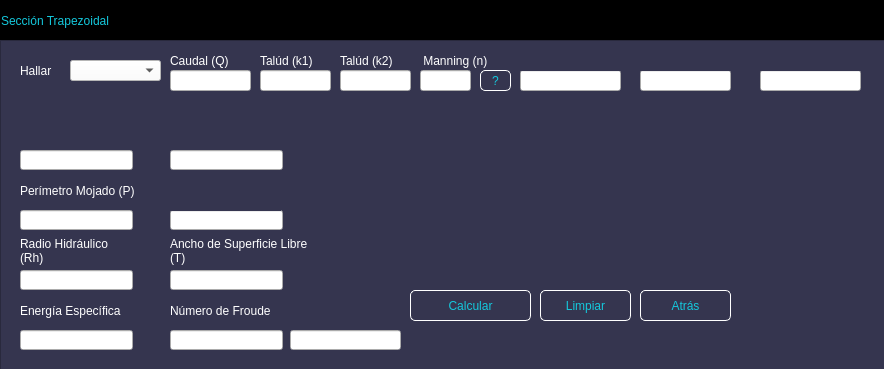
<?xml version="1.0" encoding="UTF-8"?>
<ui version="4.0">
 <class>MainWindow</class>
 <widget class="QMainWindow" name="MainWindow">
  <property name="geometry">
   <rect>
    <x>0</x>
    <y>0</y>
    <width>884</width>
    <height>369</height>
   </rect>
  </property>
  <property name="windowTitle">
   <string>MainWindow</string>
  </property>
  <widget class="QWidget" name="centralwidget">
   <layout class="QVBoxLayout" name="verticalLayout">
    <property name="spacing">
     <number>0</number>
    </property>
    <property name="leftMargin">
     <number>0</number>
    </property>
    <property name="topMargin">
     <number>0</number>
    </property>
    <property name="rightMargin">
     <number>0</number>
    </property>
    <property name="bottomMargin">
     <number>0</number>
    </property>
    <item>
     <widget class="QFrame" name="frame">
      <property name="frameShape">
       <enum>QFrame::StyledPanel</enum>
      </property>
      <property name="frameShadow">
       <enum>QFrame::Raised</enum>
      </property>
      <widget class="QFrame" name="frame_superior">
       <property name="geometry">
        <rect>
         <x>0</x>
         <y>0</y>
         <width>891</width>
         <height>42</height>
        </rect>
       </property>
       <property name="styleSheet">
        <string notr="true">QFrame{
background-color:rgb(0, 0, 0);
}

QPushButton{
background-color: #000000ff;
border-radius:20px;
}

QPushButton:hover{
background-color:rgb(53, 53, 79);
border-radius:20px;
}</string>
       </property>
       <property name="frameShape">
        <enum>QFrame::StyledPanel</enum>
       </property>
       <property name="frameShadow">
        <enum>QFrame::Raised</enum>
       </property>
       <layout class="QHBoxLayout" name="horizontalLayout">
        <property name="spacing">
         <number>0</number>
        </property>
        <property name="leftMargin">
         <number>0</number>
        </property>
        <property name="topMargin">
         <number>0</number>
        </property>
        <property name="rightMargin">
         <number>0</number>
        </property>
        <property name="bottomMargin">
         <number>0</number>
        </property>
        <item>
         <widget class="QLabel" name="label">
          <property name="styleSheet">
           <string notr="true">font:87 12pt&quot;Arial Black&quot;;
color:rgb(20,200,220);</string>
          </property>
          <property name="text">
           <string>Sección Trapezoidal</string>
          </property>
         </widget>
        </item>
        <item>
         <spacer name="horizontalSpacer">
          <property name="orientation">
           <enum>Qt::Horizontal</enum>
          </property>
          <property name="sizeHint" stdset="0">
           <size>
            <width>368</width>
            <height>20</height>
           </size>
          </property>
         </spacer>
        </item>
        <item>
         <widget class="QPushButton" name="bt_minimizar">
          <property name="minimumSize">
           <size>
            <width>40</width>
            <height>40</height>
           </size>
          </property>
          <property name="text">
           <string/>
          </property>
          <property name="icon">
           <iconset>
            <normaloff>Imágenes/minimizar.png</normaloff>Imágenes/minimizar.png</iconset>
          </property>
          <property name="iconSize">
           <size>
            <width>30</width>
            <height>30</height>
           </size>
          </property>
         </widget>
        </item>
        <item>
         <widget class="QPushButton" name="bt_cerrar">
          <property name="minimumSize">
           <size>
            <width>40</width>
            <height>40</height>
           </size>
          </property>
          <property name="text">
           <string/>
          </property>
          <property name="icon">
           <iconset>
            <normaloff>Imágenes/cerrar2.png</normaloff>Imágenes/cerrar2.png</iconset>
          </property>
          <property name="iconSize">
           <size>
            <width>30</width>
            <height>30</height>
           </size>
          </property>
         </widget>
        </item>
       </layout>
      </widget>
      <widget class="QFrame" name="frame_2">
       <property name="geometry">
        <rect>
         <x>0</x>
         <y>40</y>
         <width>891</width>
         <height>361</height>
        </rect>
       </property>
       <property name="styleSheet">
        <string notr="true">QFrame{
background-color:rgb(53,53,79);
}

QPushButton{
font:87 12pt&quot;Arial Black&quot;;
background-color:#000000ff;
color:rgb(20,200,220);
border-radius:5px;
border:1px solid white;
}


QPushButton:hover{
background-color:black;
}</string>
       </property>
       <property name="frameShape">
        <enum>QFrame::StyledPanel</enum>
       </property>
       <property name="frameShadow">
        <enum>QFrame::Raised</enum>
       </property>
       <widget class="QLineEdit" name="Variable">
        <property name="geometry">
         <rect>
          <x>520</x>
          <y>30</y>
          <width>101</width>
          <height>21</height>
         </rect>
        </property>
       </widget>
       <widget class="QLabel" name="label_3">
        <property name="geometry">
         <rect>
          <x>260</x>
          <y>10</y>
          <width>71</width>
          <height>21</height>
         </rect>
        </property>
        <property name="styleSheet">
         <string notr="true">font:87 10pt&quot;Arial Black&quot;;
color:rgb(255,255,255);</string>
        </property>
        <property name="text">
         <string>Talúd (k1)</string>
        </property>
       </widget>
       <widget class="QLabel" name="label_4">
        <property name="geometry">
         <rect>
          <x>340</x>
          <y>10</y>
          <width>71</width>
          <height>21</height>
         </rect>
        </property>
        <property name="styleSheet">
         <string notr="true">font:87 10pt&quot;Arial Black&quot;;
color:rgb(255,255,255);</string>
        </property>
        <property name="text">
         <string>Talúd (k2)</string>
        </property>
       </widget>
       <widget class="QLineEdit" name="Taludk1">
        <property name="geometry">
         <rect>
          <x>260</x>
          <y>30</y>
          <width>71</width>
          <height>21</height>
         </rect>
        </property>
       </widget>
       <widget class="QLineEdit" name="Taludk2">
        <property name="geometry">
         <rect>
          <x>340</x>
          <y>30</y>
          <width>71</width>
          <height>21</height>
         </rect>
        </property>
       </widget>
       <widget class="QLineEdit" name="Variable2">
        <property name="geometry">
         <rect>
          <x>640</x>
          <y>30</y>
          <width>91</width>
          <height>21</height>
         </rect>
        </property>
       </widget>
       <widget class="QLabel" name="label_6">
        <property name="geometry">
         <rect>
          <x>20</x>
          <y>130</y>
          <width>121</width>
          <height>41</height>
         </rect>
        </property>
        <property name="styleSheet">
         <string notr="true">font:87 10pt&quot;Arial Black&quot;;
color:rgb(255,255,255);</string>
        </property>
        <property name="text">
         <string>Perímetro Mojado (P)</string>
        </property>
        <property name="wordWrap">
         <bool>true</bool>
        </property>
       </widget>
       <widget class="QLabel" name="label_8">
        <property name="geometry">
         <rect>
          <x>170</x>
          <y>190</y>
          <width>141</width>
          <height>41</height>
         </rect>
        </property>
        <property name="styleSheet">
         <string notr="true">font:87 10pt&quot;Arial Black&quot;;
color:rgb(255,255,255);</string>
        </property>
        <property name="text">
         <string>Ancho de Superficie Libre (T)</string>
        </property>
        <property name="wordWrap">
         <bool>true</bool>
        </property>
       </widget>
       <widget class="QLabel" name="label_9">
        <property name="geometry">
         <rect>
          <x>20</x>
          <y>190</y>
          <width>111</width>
          <height>41</height>
         </rect>
        </property>
        <property name="styleSheet">
         <string notr="true">font:87 10pt&quot;Arial Black&quot;;
color:rgb(255,255,255);</string>
        </property>
        <property name="text">
         <string>Radio Hidráulico (Rh)</string>
        </property>
        <property name="wordWrap">
         <bool>true</bool>
        </property>
       </widget>
       <widget class="QLineEdit" name="Perimetro">
        <property name="geometry">
         <rect>
          <x>20</x>
          <y>170</y>
          <width>113</width>
          <height>20</height>
         </rect>
        </property>
       </widget>
       <widget class="QLineEdit" name="Area">
        <property name="geometry">
         <rect>
          <x>170</x>
          <y>170</y>
          <width>113</width>
          <height>20</height>
         </rect>
        </property>
       </widget>
       <widget class="QLineEdit" name="Radio">
        <property name="geometry">
         <rect>
          <x>20</x>
          <y>230</y>
          <width>113</width>
          <height>20</height>
         </rect>
        </property>
       </widget>
       <widget class="QLineEdit" name="Ancho">
        <property name="geometry">
         <rect>
          <x>170</x>
          <y>230</y>
          <width>113</width>
          <height>20</height>
         </rect>
        </property>
       </widget>
       <widget class="QLabel" name="Imagen">
        <property name="geometry">
         <rect>
          <x>390</x>
          <y>90</y>
          <width>361</width>
          <height>151</height>
         </rect>
        </property>
        <property name="styleSheet">
         <string notr="true">background-color:rgb(53,53,79);</string>
        </property>
        <property name="text">
         <string/>
        </property>
        <property name="textFormat">
         <enum>Qt::AutoText</enum>
        </property>
        <property name="pixmap">
         <pixmap>Imágenes/Trapezoidal.png</pixmap>
        </property>
        <property name="scaledContents">
         <bool>true</bool>
        </property>
       </widget>
       <widget class="QPushButton" name="Calcular">
        <property name="geometry">
         <rect>
          <x>410</x>
          <y>250</y>
          <width>121</width>
          <height>31</height>
         </rect>
        </property>
        <property name="text">
         <string>Calcular</string>
        </property>
       </widget>
       <widget class="QPushButton" name="Limpiar">
        <property name="geometry">
         <rect>
          <x>540</x>
          <y>250</y>
          <width>91</width>
          <height>31</height>
         </rect>
        </property>
        <property name="text">
         <string>Limpiar</string>
        </property>
       </widget>
       <widget class="QPushButton" name="Atras">
        <property name="geometry">
         <rect>
          <x>640</x>
          <y>250</y>
          <width>91</width>
          <height>31</height>
         </rect>
        </property>
        <property name="text">
         <string>Atrás</string>
        </property>
       </widget>
       <widget class="QLabel" name="label_11">
        <property name="geometry">
         <rect>
          <x>420</x>
          <y>10</y>
          <width>91</width>
          <height>21</height>
         </rect>
        </property>
        <property name="styleSheet">
         <string notr="true">font:87 10pt&quot;Arial Black&quot;;
color:rgb(255,255,255);</string>
        </property>
        <property name="text">
         <string> Manning (n)</string>
        </property>
        <property name="wordWrap">
         <bool>true</bool>
        </property>
        <property name="indent">
         <number>-1</number>
        </property>
       </widget>
       <widget class="QLineEdit" name="Manning">
        <property name="geometry">
         <rect>
          <x>420</x>
          <y>30</y>
          <width>51</width>
          <height>21</height>
         </rect>
        </property>
       </widget>
       <widget class="QPushButton" name="Coeficientes">
        <property name="geometry">
         <rect>
          <x>480</x>
          <y>30</y>
          <width>31</width>
          <height>21</height>
         </rect>
        </property>
        <property name="text">
         <string>?</string>
        </property>
       </widget>
       <widget class="QLabel" name="label_14">
        <property name="geometry">
         <rect>
          <x>20</x>
          <y>250</y>
          <width>111</width>
          <height>41</height>
         </rect>
        </property>
        <property name="styleSheet">
         <string notr="true">font:87 10pt&quot;Arial Black&quot;;
color:rgb(255,255,255);</string>
        </property>
        <property name="text">
         <string>Energía Específica</string>
        </property>
        <property name="wordWrap">
         <bool>true</bool>
        </property>
       </widget>
       <widget class="QLabel" name="label_15">
        <property name="geometry">
         <rect>
          <x>170</x>
          <y>250</y>
          <width>111</width>
          <height>41</height>
         </rect>
        </property>
        <property name="styleSheet">
         <string notr="true">font:87 10pt&quot;Arial Black&quot;;
color:rgb(255,255,255);</string>
        </property>
        <property name="text">
         <string>Número de Froude</string>
        </property>
        <property name="wordWrap">
         <bool>true</bool>
        </property>
       </widget>
       <widget class="QLineEdit" name="R_incognita">
        <property name="geometry">
         <rect>
          <x>20</x>
          <y>110</y>
          <width>113</width>
          <height>20</height>
         </rect>
        </property>
       </widget>
       <widget class="QLineEdit" name="R_incognita2">
        <property name="geometry">
         <rect>
          <x>170</x>
          <y>110</y>
          <width>113</width>
          <height>20</height>
         </rect>
        </property>
       </widget>
       <widget class="QLineEdit" name="Energia">
        <property name="geometry">
         <rect>
          <x>20</x>
          <y>290</y>
          <width>113</width>
          <height>20</height>
         </rect>
        </property>
       </widget>
       <widget class="QLineEdit" name="Froude">
        <property name="geometry">
         <rect>
          <x>170</x>
          <y>290</y>
          <width>113</width>
          <height>20</height>
         </rect>
        </property>
       </widget>
       <widget class="QLabel" name="label_16">
        <property name="geometry">
         <rect>
          <x>170</x>
          <y>10</y>
          <width>81</width>
          <height>21</height>
         </rect>
        </property>
        <property name="styleSheet">
         <string notr="true">font:87 10pt&quot;Arial Black&quot;;
color:rgb(255,255,255);</string>
        </property>
        <property name="text">
         <string>Caudal (Q)</string>
        </property>
       </widget>
       <widget class="QLineEdit" name="Caudal">
        <property name="geometry">
         <rect>
          <x>170</x>
          <y>30</y>
          <width>81</width>
          <height>21</height>
         </rect>
        </property>
       </widget>
       <widget class="QLineEdit" name="Regimen">
        <property name="geometry">
         <rect>
          <x>290</x>
          <y>290</y>
          <width>111</width>
          <height>20</height>
         </rect>
        </property>
       </widget>
       <widget class="QLabel" name="label_17">
        <property name="geometry">
         <rect>
          <x>20</x>
          <y>20</y>
          <width>51</width>
          <height>21</height>
         </rect>
        </property>
        <property name="styleSheet">
         <string notr="true">font:87 10pt&quot;Arial Black&quot;;
color:rgb(255,255,255);</string>
        </property>
        <property name="text">
         <string>Hallar</string>
        </property>
       </widget>
       <widget class="QComboBox" name="Incognita">
        <property name="geometry">
         <rect>
          <x>70</x>
          <y>20</y>
          <width>91</width>
          <height>21</height>
         </rect>
        </property>
        <property name="styleSheet">
         <string notr="true">background-color:rgb(255,255,255);
</string>
        </property>
       </widget>
       <widget class="QLineEdit" name="TVariable">
        <property name="geometry">
         <rect>
          <x>520</x>
          <y>10</y>
          <width>101</width>
          <height>21</height>
         </rect>
        </property>
        <property name="styleSheet">
         <string notr="true">background-color:rgb(53,53,79);
border:rgb(53,53,79);
font:87 10pt&quot;Arial Black&quot;;
color:rgb(255,255,255);</string>
        </property>
       </widget>
       <widget class="QLineEdit" name="TVariable_2">
        <property name="geometry">
         <rect>
          <x>640</x>
          <y>10</y>
          <width>101</width>
          <height>21</height>
         </rect>
        </property>
        <property name="styleSheet">
         <string notr="true">background-color:rgb(53,53,79);
border:rgb(53,53,79);
font:87 10pt&quot;Arial Black&quot;;
color:rgb(255,255,255);</string>
        </property>
       </widget>
       <widget class="QLineEdit" name="Variable3">
        <property name="geometry">
         <rect>
          <x>760</x>
          <y>30</y>
          <width>101</width>
          <height>21</height>
         </rect>
        </property>
       </widget>
       <widget class="QLabel" name="TituloR_incognita_2">
        <property name="geometry">
         <rect>
          <x>170</x>
          <y>81</y>
          <width>111</width>
          <height>20</height>
         </rect>
        </property>
        <property name="styleSheet">
         <string notr="true">font:87 10pt&quot;Arial Black&quot;;
color:rgb(255,255,255);</string>
        </property>
        <property name="text">
         <string/>
        </property>
        <property name="wordWrap">
         <bool>true</bool>
        </property>
       </widget>
       <widget class="QLabel" name="TituloR_incognita">
        <property name="geometry">
         <rect>
          <x>20</x>
          <y>80</y>
          <width>111</width>
          <height>20</height>
         </rect>
        </property>
        <property name="styleSheet">
         <string notr="true">font:87 10pt&quot;Arial Black&quot;;
color:rgb(255,255,255);</string>
        </property>
        <property name="text">
         <string/>
        </property>
        <property name="wordWrap">
         <bool>true</bool>
        </property>
       </widget>
       <widget class="QLabel" name="TituloR_incognita_3">
        <property name="geometry">
         <rect>
          <x>170</x>
          <y>130</y>
          <width>111</width>
          <height>41</height>
         </rect>
        </property>
        <property name="styleSheet">
         <string notr="true">font:87 10pt&quot;Arial Black&quot;;
color:rgb(255,255,255);</string>
        </property>
        <property name="text">
         <string/>
        </property>
        <property name="wordWrap">
         <bool>true</bool>
        </property>
       </widget>
       <widget class="QLabel" name="TVariable_3">
        <property name="geometry">
         <rect>
          <x>750</x>
          <y>10</y>
          <width>131</width>
          <height>21</height>
         </rect>
        </property>
        <property name="styleSheet">
         <string notr="true">font:87 9pt&quot;Arial Black&quot;;
color:rgb(255,255,255);</string>
        </property>
        <property name="text">
         <string/>
        </property>
        <property name="wordWrap">
         <bool>true</bool>
        </property>
       </widget>
      </widget>
     </widget>
    </item>
   </layout>
  </widget>
 </widget>
 <resources/>
 <connections/>
</ui>
